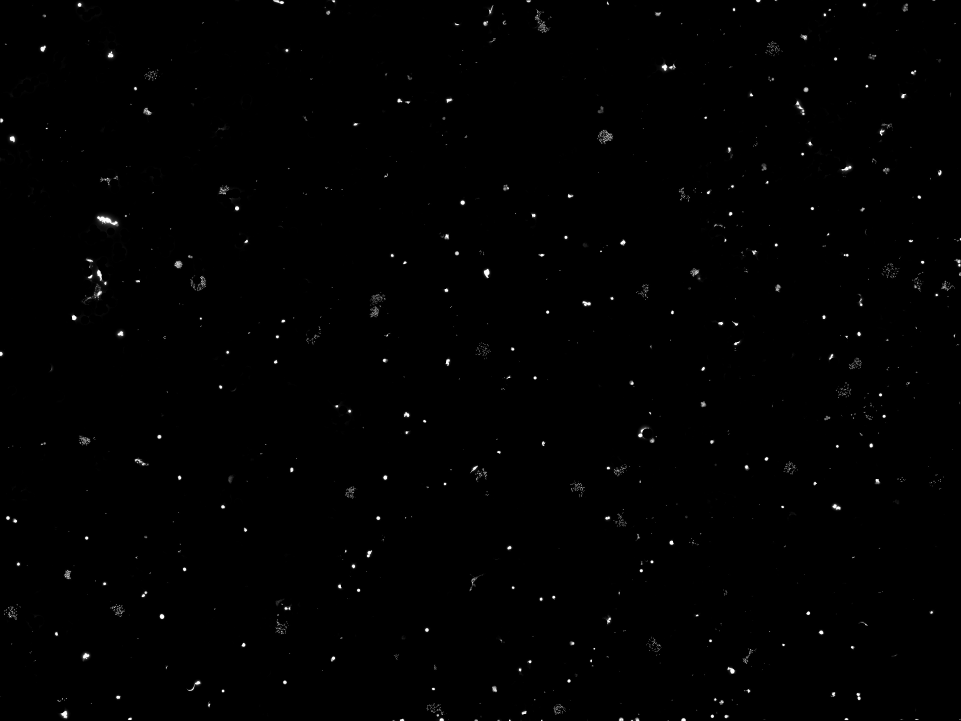
#> input picture WSI_image_analysis/png/deletednuclei.jpg, 2881 x 2161 px (shown at 1/3 size)
$ python ConvolutionMethod.py
#> lines starting #> are read from the running program, lines starting #| are printed output that depends on the picture; after the words box and inside, x2 and y2 are one past the last pixel; in counts of white or black regions, pixels touching at a corner belong together
import cv2
import numpy as np
import matplotlib.pyplot as plt

def mapcontours(contours):
    dict={}
    for contour in contours:
        print(contour)
        for pixel in contour:
            print(pixel)
            dict[pixel]=contour
    return dict

def fillcontours(img, contour, value):
    for pixel in contour:
        img[pixel] = value

def convolution(kernelsize, img,contourdictionary):
    newimg = img.copy()
    kernel = np.full((kernelsize, kernelsize), 1)
    rows = len(img)
    cols = len(img[0])
    print(f"------------------------------- \n Image size: \n ({rows},{cols}) \n------------------------------- \n Kernel matrix: \n {kernel} \n-------------------------------")
    for i in range(rows-kernelsize):
        if i%50==0:
            print(i)
        for j in range(cols-kernelsize):
            kerneloutput = 0
            for x in range(kernelsize):
                for y in range(kernelsize):
                    kerneloutput += img[i+x][j+y] * kernel[x][y]
            if kerneloutput/(kernelsize**2) >= 150 and contourdictionary[(i,j)]:
                # newimg[i+kernelsize//2][j+kernelsize//2] = 0
                fillcontours(newimg,contourdictionary[(i,j)],0)

            # elif kerneloutput/(kernelsize**2) <= 150:
            #     newimg[i+kernelsize//2][j+kernelsize//2] = 0
    return newimg


# image = "WSI_image_analysis/tif/COLO320HSR_DAPI_Slide01_1-6s_50sh_stitch.tif"
image = "WSI_image_analysis/tif/COLO320HSR_DAPI_Slide02_1-6s_50sh_stitch.tif"
image = "WSI_image_analysis/png/COLO320DM_0uM_HU_21d_01.converted.png"
image = "WSI_image_analysis/png/deletednuclei.jpg"
img = cv2.imread(image, 1)
#> img is the input picture: shape (2161, 2881, 3); min 0, max 255, mean 1.4
img = img[0:len(img)//2, 0:len(img)//2]
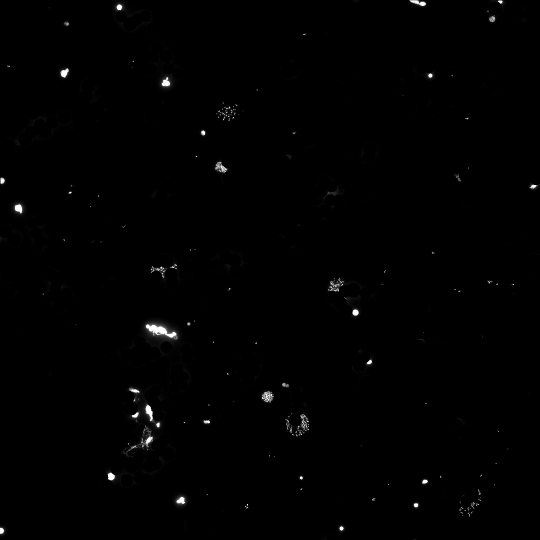
#> img: shape (1080, 1080, 3) (shown at 1/2 size); min 0, max 255, mean 1.5
orig = img.copy()
img = cv2.cvtColor(img, cv2.COLOR_BGR2GRAY)
#> img: shape (1080, 1080)
ret, binarized = cv2.threshold(img, 150, 255, cv2.THRESH_BINARY)
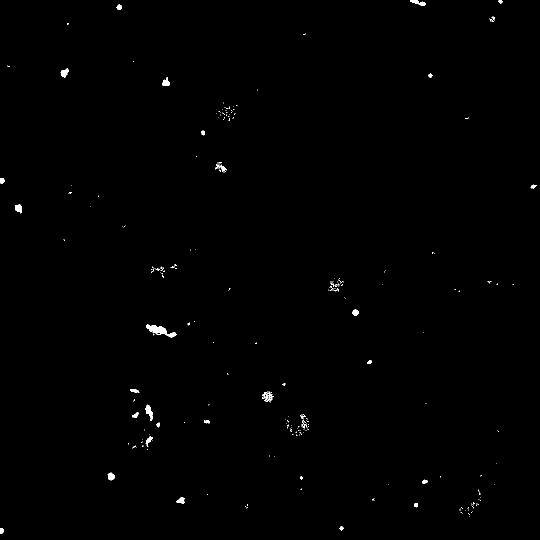
#> binarized: shape (1080, 1080) (shown at 1/2 size); 0.37% white; 278 white regions (247 under 20 px)
contours = cv2.findContours(binarized, cv2.RETR_TREE, cv2.CHAIN_APPROX_SIMPLE)
#> contours = 294 contours, 266 with area under 20; largest, box (x1, y1, x2, y2) and area: (292, 649, 353, 675) 586, (291, 809, 306, 842) 210, (30, 409, 44, 427) 156, (121, 137, 137, 155) 153, (324, 154, 340, 172) 144
#> the loop in mapcontours, `for contour in contours:` made 1 pass
#> (printed output is left out)
#> after the loop in mapcontours, `for contour in contours:`: dict = 0 items
#> (the run stopped early here; a loop or call above may not have finished)

$ run again, with WSI_image_analysis/tif/COLO320HSR_DAPI_Slide02_1-7.5s_60sh_stitch.tif saved as WSI_image_analysis/png/deletednuclei.jpg
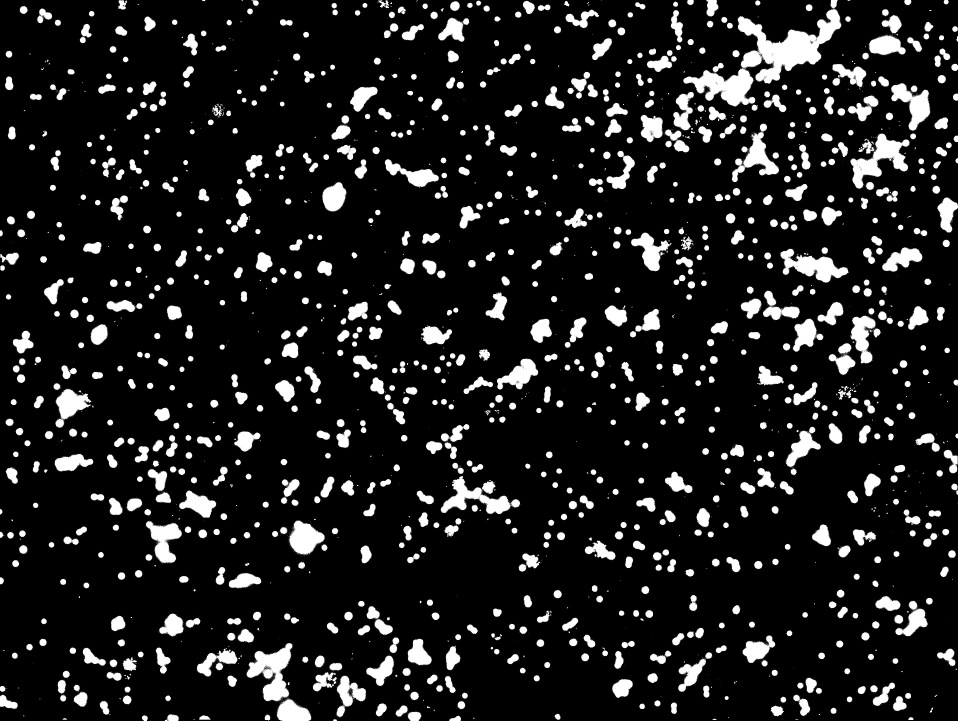
#> input picture WSI_image_analysis/tif/COLO320HSR_DAPI_Slide02_1-7.5s_60sh_stitch.tif, 2874 x 2161 px (shown at 1/3 size)
#> img is the input picture: shape (2161, 2874, 3); min 0, max 255, mean 30.9
#> `img = img[0:len(img)//2, 0:len(img)//2]`:
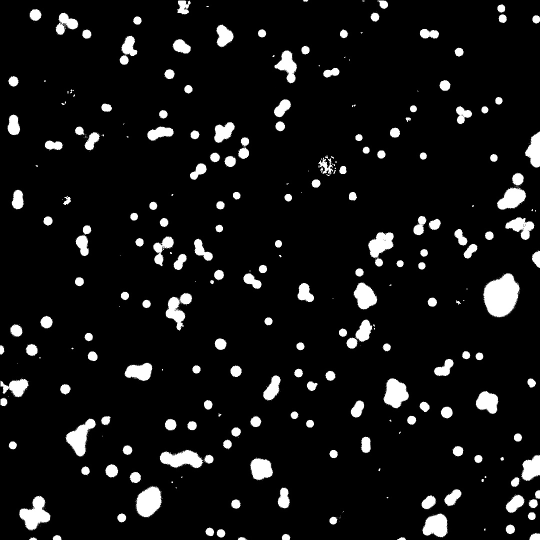
#> img: shape (1080, 1080, 3) (shown at 1/2 size); min 0, max 255, mean 19.9
#> `ret, binarized = cv2.threshold(img, 150, 255, cv2.THRESH_BINARY)`:
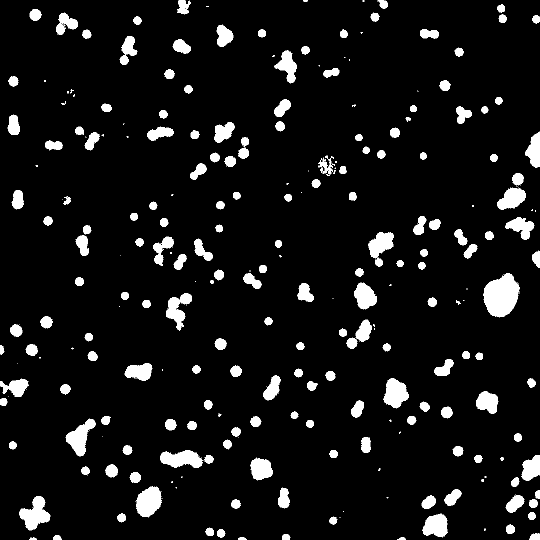
#> binarized: shape (1080, 1080) (shown at 1/2 size); 7.7% white; 323 white regions (136 under 20 px)
#> contours = 458 contours, 275 with area under 20; largest, box (x1, y1, x2, y2) and area: (966, 547, 1040, 635) 4340, (272, 973, 323, 1035) 2181, (38, 992, 101, 1061) 2154, (320, 900, 406, 936) 1958, (131, 837, 192, 913) 1948
#> the loop in mapcontours, `for contour in contours:` made 1 pass
#> (printed output is left out)
#> after the loop in mapcontours, `for contour in contours:`: dict = 0 items

$ run again, with WSI_image_analysis/tif/DLD1_DAPI_Slide01_1-6s_50sh_stitch.tif saved as WSI_image_analysis/png/deletednuclei.jpg
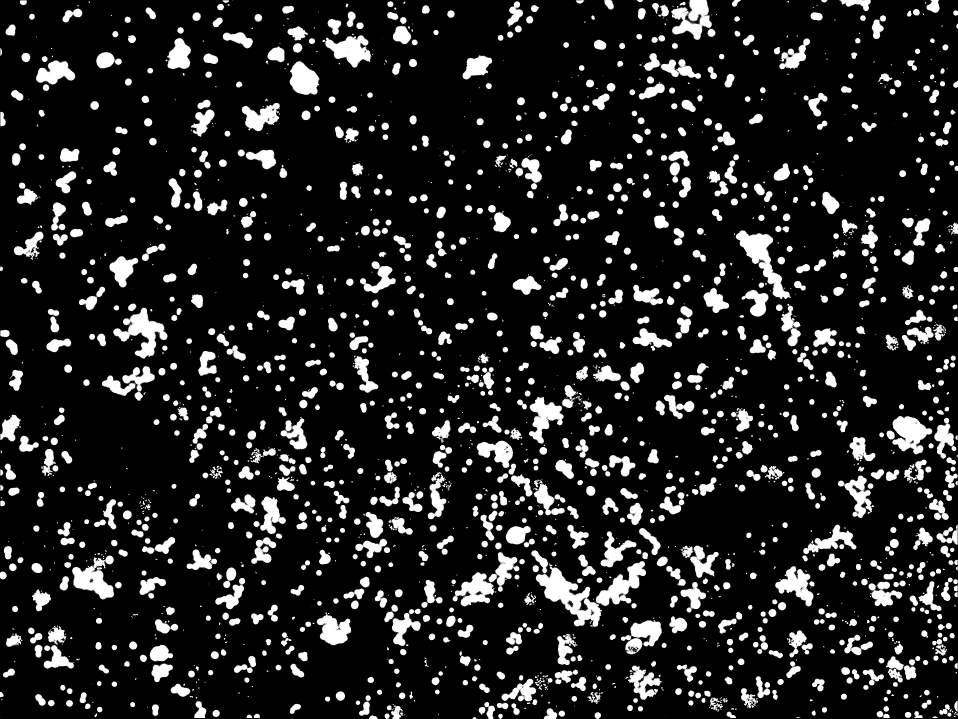
#> input picture WSI_image_analysis/tif/DLD1_DAPI_Slide01_1-6s_50sh_stitch.tif, 2874 x 2155 px (shown at 1/3 size)
#> img is the input picture: shape (2155, 2874, 3); min 0, max 255, mean 35.9
#> `img = img[0:len(img)//2, 0:len(img)//2]`:
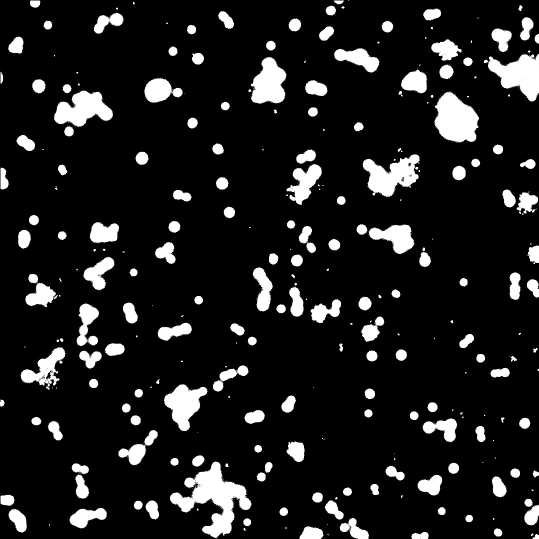
#> img: shape (1077, 1077, 3) (shown at 1/2 size); min 0, max 255, mean 30.8
#> `ret, binarized = cv2.threshold(img, 150, 255, cv2.THRESH_BINARY)`:
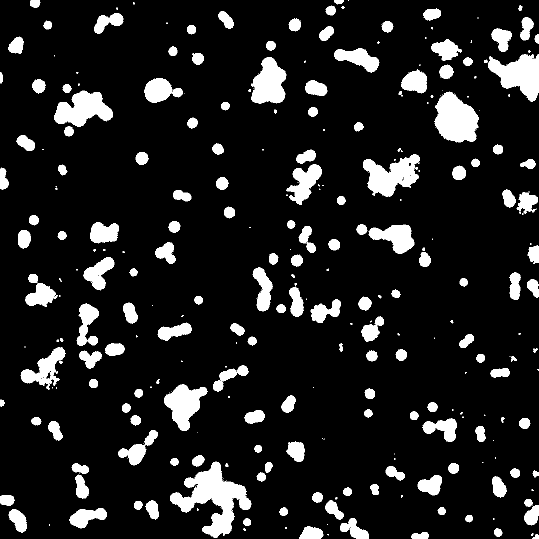
#> binarized: shape (1077, 1077) (shown at 1/2 size); 11.9% white; 325 white regions (150 under 20 px)
#> contours = 508 contours, 336 with area under 20; largest, box (x1, y1, x2, y2) and area: (340, 923, 503, 1076) 9280, (869, 183, 958, 285) 6156, (976, 108, 1077, 203) 5325, (726, 309, 840, 394) 5236, (108, 181, 226, 254) 4917
#> the loop in mapcontours, `for contour in contours:` made 1 pass
#> (printed output is left out)
#> after the loop in mapcontours, `for contour in contours:`: dict = 0 items
